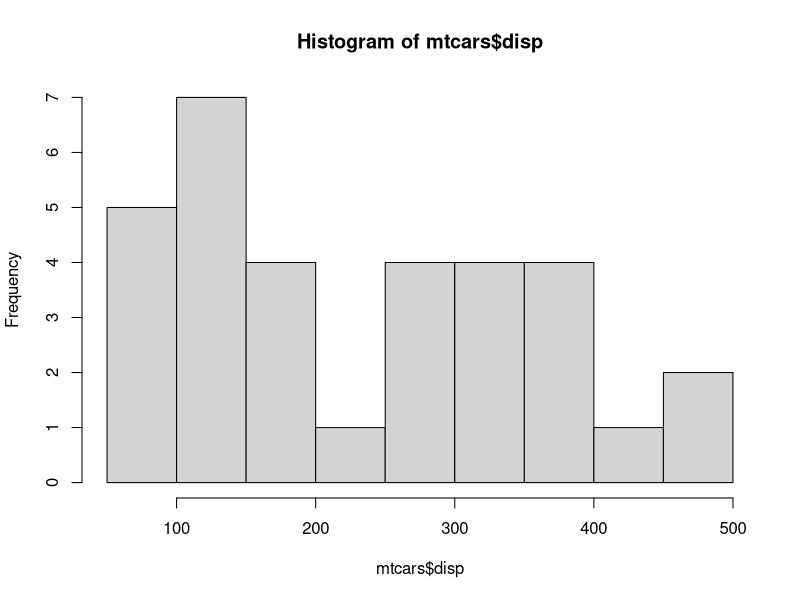
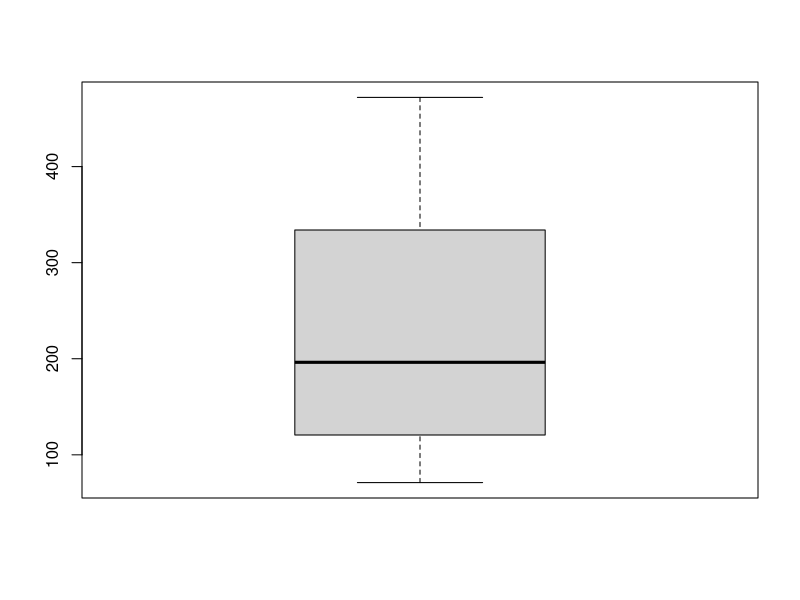

Here is the R script that generated these plots, in order:
##Univariate Statistics GEOL 354 

#define the data
data(mtcars)
head(mtcars)

#How to generate a histogram
hist(mtcars$disp)

#How to generate a boxplot
boxplot(mtcars$disp)
